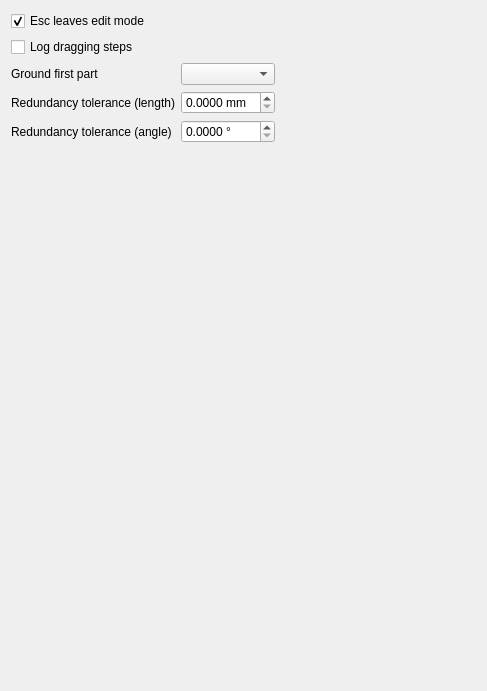
<?xml version="1.0" encoding="UTF-8"?>
<ui version="4.0">
 <class>AssemblyGui::DlgSettingsAssembly</class>
 <widget class="QWidget" name="AssemblyGui::DlgSettingsAssembly">
  <property name="geometry">
   <rect>
    <x>0</x>
    <y>0</y>
    <width>487</width>
    <height>691</height>
   </rect>
  </property>
  <property name="windowTitle">
   <string>General</string>
  </property>
  <layout class="QGridLayout" name="verticalLayout_1">
   <item row="0" column="0">
    <widget class="Gui::PrefCheckBox" name="checkBoxEnableEscape">
     <property name="toolTip">
      <string>Allows leaving edit mode when pressing the Esc key</string>
     </property>
     <property name="text">
      <string>Esc leaves edit mode</string>
     </property>
     <property name="checked">
      <bool>true</bool>
     </property>
     <property name="prefEntry" stdset="0">
      <cstring>LeaveEditWithEscape</cstring>
     </property>
     <property name="prefPath" stdset="0">
      <cstring>Mod/Assembly</cstring>
     </property>
    </widget>
   </item>
   <item row="1" column="0">
    <widget class="Gui::PrefCheckBox" name="checkBoxSolverDebug">
     <property name="toolTip">
      <string>Log the dragging steps of the solver. Useful to report a bug.
The files are named "runPreDrag.asmt" and "dragging.log" and are located in the default directory of std::ofstream (on Windows it's the desktop)</string>
     </property>
     <property name="text">
      <string>Log dragging steps</string>
     </property>
     <property name="checked">
      <bool>false</bool>
     </property>
     <property name="prefEntry" stdset="0">
      <cstring>LogSolverDebug</cstring>
     </property>
     <property name="prefPath" stdset="0">
      <cstring>Mod/Assembly</cstring>
     </property>
    </widget>
   </item>
   <item row="2" column="0">
    <widget class="QLabel" name="groundFirstPartLabel">
     <property name="text">
      <string>Ground first part</string>
     </property>
    </widget>
   </item>
   <item row="2" column="1">
    <widget class="QComboBox" name="groundFirstPart">
     <property name="toolTip">
      <string>When inserting the first part in the assembly, it can be grounded automatically</string>
     </property>
     <property name="currentIndex">
      <number>0</number>
     </property>
    </widget>
   </item>
   <item row="2" column="2">
    <spacer name="horSpacer">
     <property name="orientation">
      <enum>Qt::Horizontal</enum>
     </property>
     <property name="sizeHint" stdset="0">
      <size>
       <width>20</width>
       <height>20</height>
      </size>
     </property>
    </spacer>
   </item>
   <item row="3" column="0">
    <widget class="QLabel" name="redundancyToleranceLengthLabel">
     <property name="text">
      <string>Redundancy tolerance (length)</string>
     </property>
    </widget>
   </item>
   <item row="3" column="1">
    <widget class="QDoubleSpinBox" name="redundancyToleranceLength">
     <property name="toolTip">
      <string>Redundant joints (e.g. two parallel guides) are accepted if the doubly defined condition deviates by at most this distance. Larger deviations are reported as conflicts.</string>
     </property>
     <property name="suffix">
      <string> mm</string>
     </property>
     <property name="decimals">
      <number>4</number>
     </property>
     <property name="maximum">
      <double>10.0</double>
     </property>
     <property name="singleStep">
      <double>0.01</double>
     </property>
    </widget>
   </item>
   <item row="4" column="0">
    <widget class="QLabel" name="redundancyToleranceAngleLabel">
     <property name="text">
      <string>Redundancy tolerance (angle)</string>
     </property>
    </widget>
   </item>
   <item row="4" column="1">
    <widget class="QDoubleSpinBox" name="redundancyToleranceAngle">
     <property name="toolTip">
      <string>Redundant joints are accepted if the doubly defined direction deviates by at most this angle. Larger deviations are reported as conflicts.</string>
     </property>
     <property name="suffix">
      <string> °</string>
     </property>
     <property name="decimals">
      <number>4</number>
     </property>
     <property name="maximum">
      <double>10.0</double>
     </property>
     <property name="singleStep">
      <double>0.01</double>
     </property>
    </widget>
   </item>
   <item row="5" column="0">
    <spacer name="verticalSpacer">
     <property name="orientation">
      <enum>Qt::Vertical</enum>
     </property>
     <property name="sizeHint" stdset="0">
      <size>
       <width>20</width>
       <height>217</height>
      </size>
     </property>
    </spacer>
   </item>
  </layout>
 </widget>
 <customwidgets>
  <customwidget>
   <class>Gui::PrefCheckBox</class>
   <extends>QCheckBox</extends>
   <header>Gui/PrefWidgets.h</header>
  </customwidget>
 </customwidgets>
 <resources/>
 <connections/>
</ui>
